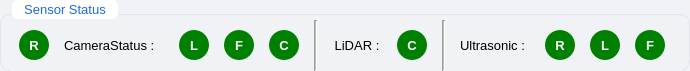
     <widget class="QGroupBox" name="groupBox">
      <property name="sizePolicy">
       <sizepolicy hsizetype="Preferred" vsizetype="Expanding">
        <horstretch>0</horstretch>
        <verstretch>0</verstretch>
       </sizepolicy>
      </property>
      <property name="minimumSize">
       <size>
        <width>30</width>
        <height>0</height>
       </size>
      </property>
      <property name="maximumSize">
       <size>
        <width>16777215</width>
        <height>71</height>
       </size>
      </property>
      <property name="styleSheet">
       <string notr="true">QGroupBox {
    background-color: #ffffff;
    border: 1px solid #e0e4eb;
    border-radius: 10px;
    margin-top: 14px;
    padding: 14px;
}

QGroupBox::title {
    subcontrol-origin: margin;
    subcontrol-position: top left;
    left: 12px;
    padding: 2px 10px;
    color: #1a6bdb;
    font-weight: 600;
    background-color: #ffffff;
    border-radius: 6px;
}

QWidget {
    background-color: #f0f2f5;
    font-family: &quot;Segoe UI&quot;;
    font-size: 13px;
}</string>
      </property>
      <property name="title">
       <string>Sensor Status</string>
      </property>
      <property name="alignment">
       <set>Qt::AlignBottom|Qt::AlignLeading|Qt::AlignLeft</set>
      </property>
      <widget class="QWidget" name="layoutWidget">
       <property name="geometry">
        <rect>
         <x>10</x>
         <y>20</y>
         <width>671</width>
         <height>51</height>
        </rect>
       </property>
       <property name="minimumSize">
        <size>
         <width>30</width>
         <height>0</height>
        </size>
       </property>
       <layout class="QHBoxLayout" name="horizontalLayout">
        <item>
         <widget class="QPushButton" name="pushButton_5">
          <property name="minimumSize">
           <size>
            <width>30</width>
            <height>30</height>
           </size>
          </property>
          <property name="maximumSize">
           <size>
            <width>30</width>
            <height>30</height>
           </size>
          </property>
          <property name="styleSheet">
           <string notr="true">background-color: green;
color: white;
border-radius: 15px;
min-width: 30px;
max-width: 30px;
min-height: 30px;
max-height: 30px;
font-weight: bold;
text-align: center;</string>
          </property>
          <property name="text">
           <string>R</string>
          </property>
         </widget>
        </item>
        <item>
         <widget class="QLabel" name="label">
          <property name="minimumSize">
           <size>
            <width>30</width>
            <height>0</height>
           </size>
          </property>
          <property name="maximumSize">
           <size>
            <width>100</width>
            <height>16777215</height>
           </size>
          </property>
          <property name="text">
           <string>CameraStatus :</string>
          </property>
         </widget>
        </item>
        <item>
         <widget class="QPushButton" name="pushButton_6">
          <property name="minimumSize">
           <size>
            <width>30</width>
            <height>30</height>
           </size>
          </property>
          <property name="maximumSize">
           <size>
            <width>30</width>
            <height>30</height>
           </size>
          </property>
          <property name="styleSheet">
           <string notr="true">background-color: green;
color: white;
border-radius: 15px;
min-width: 30px;
max-width: 30px;
min-height: 30px;
max-height: 30px;
font-weight: bold;
text-align: center;</string>
          </property>
          <property name="text">
           <string>L</string>
          </property>
         </widget>
        </item>
        <item>
         <widget class="QPushButton" name="pushButton_3">
          <property name="minimumSize">
           <size>
            <width>30</width>
            <height>30</height>
           </size>
          </property>
          <property name="maximumSize">
           <size>
            <width>30</width>
            <height>30</height>
           </size>
          </property>
          <property name="styleSheet">
           <string notr="true">background-color: green;
color: white;
border-radius: 15px;
min-width: 30px;
max-width: 30px;
min-height: 30px;
max-height: 30px;
font-weight: bold;
text-align: center;</string>
          </property>
          <property name="text">
           <string>F</string>
          </property>
         </widget>
        </item>
        <item>
         <widget class="QPushButton" name="pushButton_4">
          <property name="minimumSize">
           <size>
            <width>30</width>
            <height>30</height>
           </size>
          </property>
          <property name="maximumSize">
           <size>
            <width>30</width>
            <height>30</height>
           </size>
          </property>
          <property name="styleSheet">
           <string notr="true">background-color: green;
color: white;
border-radius: 15px;
min-width: 30px;
max-width: 30px;
min-height: 30px;
max-height: 30px;
font-weight: bold;
text-align: center;</string>
          </property>
          <property name="text">
           <string>C</string>
          </property>
         </widget>
        </item>
        <item>
         <widget class="Line" name="line">
          <property name="maximumSize">
           <size>
            <width>16777215</width>
            <height>16777212</height>
           </size>
          </property>
          <property name="midLineWidth">
           <number>1</number>
          </property>
          <property name="orientation">
           <enum>Qt::Vertical</enum>
          </property>
         </widget>
        </item>
        <item>
         <widget class="QLabel" name="label_2">
          <property name="minimumSize">
           <size>
            <width>30</width>
            <height>0</height>
           </size>
          </property>
          <property name="maximumSize">
           <size>
            <width>50</width>
            <height>16777215</height>
           </size>
          </property>
          <property name="layoutDirection">
           <enum>Qt::LeftToRight</enum>
          </property>
          <property name="text">
           <string>LiDAR :</string>
          </property>
          <property name="alignment">
           <set>Qt::AlignCenter</set>
          </property>
         </widget>
        </item>
        <item>
         <widget class="QPushButton" name="pushButton_7">
          <property name="minimumSize">
           <size>
            <width>30</width>
            <height>30</height>
           </size>
          </property>
          <property name="maximumSize">
           <size>
            <width>30</width>
            <height>30</height>
           </size>
          </property>
          <property name="styleSheet">
           <string notr="true">background-color: green;
color: white;
border-radius: 15px;
min-width: 30px;
max-width: 30px;
min-height: 30px;
max-height: 30px;
font-weight: bold;
text-align: center;</string>
          </property>
          <property name="text">
           <string>C</string>
          </property>
         </widget>
        </item>
        <item>
         <widget class="Line" name="line_2">
          <property name="maximumSize">
           <size>
            <width>16777215</width>
            <height>80</height>
           </size>
          </property>
          <property name="midLineWidth">
           <number>1</number>
          </property>
          <property name="orientation">
           <enum>Qt::Vertical</enum>
          </property>
         </widget>
        </item>
        <item>
         <widget class="QLabel" name="label_3">
          <property name="minimumSize">
           <size>
            <width>30</width>
            <height>0</height>
           </size>
          </property>
          <property name="maximumSize">
           <size>
            <width>70</width>
            <height>16777215</height>
           </size>
          </property>
          <property name="layoutDirection">
           <enum>Qt::LeftToRight</enum>
          </property>
          <property name="text">
           <string>Ultrasonic :</string>
          </property>
          <property name="alignment">
           <set>Qt::AlignLeading|Qt::AlignLeft|Qt::AlignVCenter</set>
          </property>
         </widget>
        </item>
        <item>
         <widget class="QPushButton" name="pushButton_10">
          <property name="minimumSize">
           <size>
            <width>30</width>
            <height>30</height>
           </size>
          </property>
          <property name="maximumSize">
           <size>
            <width>30</width>
            <height>30</height>
           </size>
          </property>
          <property name="styleSheet">
           <string notr="true">background-color: green;
color: white;
border-radius: 15px;
min-width: 30px;
max-width: 30px;
min-height: 30px;
max-height: 30px;
font-weight: bold;
text-align: center;</string>
          </property>
          <property name="text">
           <string>R</string>
          </property>
         </widget>
        </item>
        <item>
         <widget class="QPushButton" name="pushButton_9">
          <property name="minimumSize">
           <size>
            <width>30</width>
            <height>30</height>
           </size>
          </property>
          <property name="maximumSize">
           <size>
            <width>30</width>
            <height>30</height>
           </size>
          </property>
          <property name="styleSheet">
           <string notr="true">background-color: green;
color: white;
border-radius: 15px;
min-width: 30px;
max-width: 30px;
min-height: 30px;
max-height: 30px;
font-weight: bold;
text-align: center;</string>
          </property>
          <property name="text">
           <string>L</string>
          </property>
         </widget>
        </item>
        <item>
         <widget class="QPushButton" name="pushButton_8">
          <property name="minimumSize">
           <size>
            <width>30</width>
            <height>30</height>
           </size>
          </property>
          <property name="maximumSize">
           <size>
            <width>30</width>
            <height>30</height>
           </size>
          </property>
          <property name="styleSheet">
           <string notr="true">background-color: green;
color: white;
border-radius: 15px;
min-width: 30px;
max-width: 30px;
min-height: 30px;
max-height: 30px;
font-weight: bold;
text-align: center;</string>
          </property>
          <property name="text">
           <string>F</string>
          </property>
         </widget>
        </item>
       </layout>
      </widget>
     </widget>
